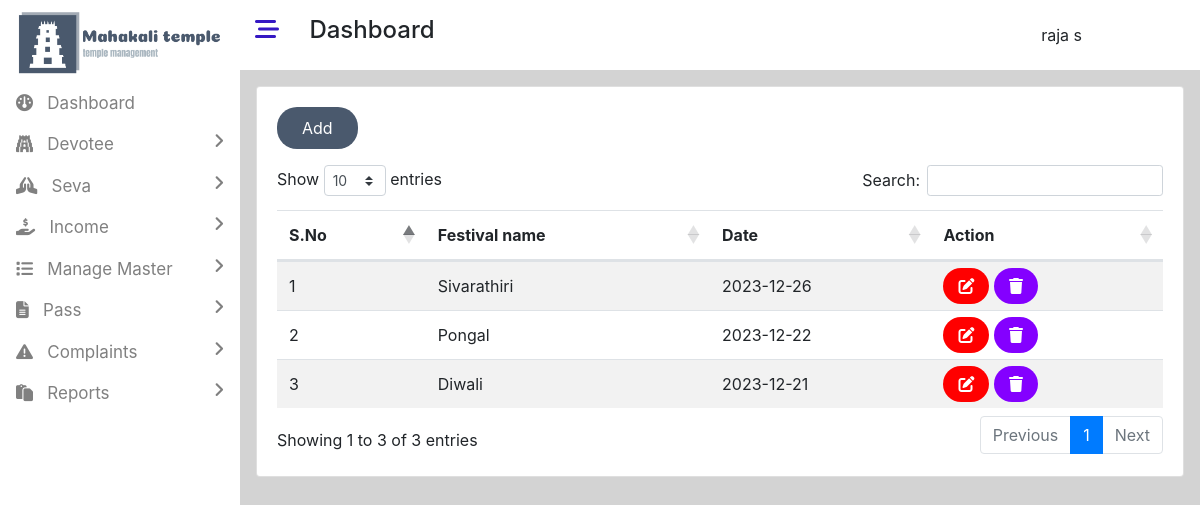
Page /admin/manage_festival_schedule.php (signed in) on the committed database.
### tables this page shows
CREATE TABLE `user` (
  `user_id` int(11) NOT NULL,
  `first_name` varchar(50) NOT NULL,
  `last_name` varchar(50) NOT NULL,
  `email` varchar(50) NOT NULL,
  `password` varchar(50) NOT NULL,
  `role` varchar(50) NOT NULL,
  `reading_time` timestamp NOT NULL DEFAULT current_timestamp() ON UPDATE current_timestamp()
);

CREATE TABLE `festival` (
  `festival_id` int(11) NOT NULL,
  `festival_name` varchar(50) NOT NULL,
  `festival_date` varchar(50) NOT NULL,
  `reading_time` timestamp NOT NULL DEFAULT current_timestamp() ON UPDATE current_timestamp()
);

### admin/admin_db.php (called while the page is built, shortened)
<?php
$con=mysqli_connect("localhost","root","","temple");
        ?>
        <?php
class festival
{
    public function get_festival()
    {
        global $con;
        $sql="select * from festival order by festival_id desc";
        $result=mysqli_query($con,$sql);
        $a=[];
        if(mysqli_num_rows($result)>0)
        {
            while($row=mysqli_fetch_assoc($result))
            {
                array_push($a,$row);
            }
        }
        return $a;
    }
}
        ?>

### admin/manage_festival_schedule.php (the view, shortened to what this page needs)
<!DOCTYPE html>
<html lang="en">
<head>
    <link rel="stylesheet" href="../assets/bootstrap/bootstrap.min.css">
     <link rel="stylesheet" href="https://cdnjs.cloudflare.com/ajax/libs/twitter-bootstrap/4.5.2/css/bootstrap.css" type="text/css">
     <link rel="stylesheet" href="https://cdn.datatables.net/1.13.7/css/dataTables.bootstrap4.min.css" type="text/css">
    <link rel="stylesheet" href="https://cdnjs.cloudflare.com/ajax/libs/font-awesome/6.4.2/css/all.min.css"  />
    <link rel="stylesheet" href="css/style.css" type="text/css">
</head>
<body class="dashboard-page">
<div>
<?php
include("includes/leftbar.php");
?>
<div style="width:80%;height:110vh;" class="float-right main-content">
<?php
include("includes/header.php");
?>
<div class="container p-3">
<div class="card">
<div class="card-body">
<a href="add_festival_schedule.php" class="btn button-color text-white px-4 py-2">Add</a>
<div class="row mt-3">
    <div class="col-md-12">
       <table id="example" class="example3 table table-striped" style="width:100%">
        <thead>
            <tr>
                <th>S.No</th>
                <th>Festival name</th>
                <th>Date</th>
                <th>Action</th>
            </tr>
        </thead>
        <tbody>
<?php
include("admin_db.php");
$obj=new festival();
$states=$obj->get_festival();
$i=1;
foreach($states as $state)
{
?>
<tr>
    <td><?=$i?></td>
    <td><?=$state["festival_name"]?></td>
    <td><?=$state["festival_date"]?></td>
    <td>
    <a href="edit_festival.php?id=<?=$state['festival_id']?>" id="ed-icon"><i class="fa-solid fa-pen-to-square"></i></a>
    <a href="delete_festival.php?id=<?=$state['festival_id']?>" id="del-icon"><i class="fa-solid fa-trash"></i></a>
    </td>
</tr>
<?php
$i++;
}
?>
        </tbody>
    </table>
    </div>
</div>
</div>
</div>
</div>
</div>
</div>
</body>
</html>

### admin/includes/header.php (shortened to what this page needs)
<div class="container-fluid">
    <div class="row">
        <div class="col-md-12 bg-white py-3">
        <h4>
        <i class="fa-solid fa-bars-staggered mybar23" style="color: #3518c3;"></i>
        <span class="ml-4 ">Dashboard</span>
        <div class="dropdown mydropdown float-right">
  <button type="button" class="mybutton btn bg-white" data-toggle="dropdown">
  <?php
  if(isset($_SESSION["uid"]))
  {
    include("../db.php");
    $sql66="select * from user where user_id=".$_SESSION["uid"];
    $result66=mysqli_query($con,$sql66);
    $row66=mysqli_fetch_assoc($result66);
    echo $row66["first_name"]." ".$row66["last_name"];
  }
  ?>
  </button>
</div>
        </h4>
        </div>
    </div>
</div>

### admin/css/style.css (style rules this page uses)
.mybar23,.mybar24 { cursor:pointer; }
.main-content { background-color:lightgray; }
.mydropdown { margin-right:90px; }

### admin/manage_festival_schedule.php (style rules this page uses)
.button-color { background-color:rgb(74,89,109); border-radius:20px; }
#ed-icon { background-color:red;padding:8px 15px;color:white;border-radius:30px; }
#del-icon { background-color:rgb(132, 0, 255);padding:8px 15px;color:white;border-radius:30px; }

### rows in the picture
user: first_name "raja", last_name "s"
festival: festival_name "Sivarathiri", festival_date "2023-12-26"
festival: festival_name "Pongal", festival_date "2023-12-22"
festival: festival_name "Diwali", festival_date "2023-12-21"
